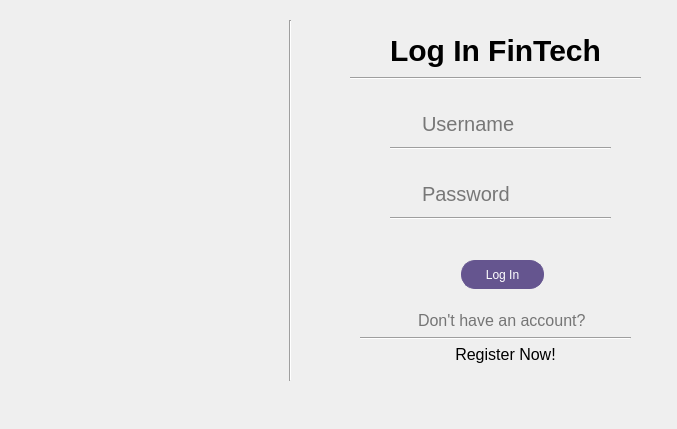
<?xml version="1.0" encoding="UTF-8"?>
<ui version="4.0">
 <class>MainWindow</class>
 <widget class="QMainWindow" name="MainWindow">
  <property name="enabled">
   <bool>true</bool>
  </property>
  <property name="geometry">
   <rect>
    <x>0</x>
    <y>0</y>
    <width>677</width>
    <height>429</height>
   </rect>
  </property>
  <property name="windowTitle">
   <string>MainWindow</string>
  </property>
  <widget class="QWidget" name="centralwidget">
   <widget class="QLabel" name="logInImage">
    <property name="geometry">
     <rect>
      <x>20</x>
      <y>70</y>
      <width>262</width>
      <height>262</height>
     </rect>
    </property>
    <property name="styleSheet">
     <string notr="true">bacground-image: url(&quot;assets/image 1.png&quot;)</string>
    </property>
    <property name="text">
     <string/>
    </property>
   </widget>
   <widget class="Line" name="line">
    <property name="geometry">
     <rect>
      <x>280</x>
      <y>20</y>
      <width>20</width>
      <height>361</height>
     </rect>
    </property>
    <property name="orientation">
     <enum>Qt::Orientation::Vertical</enum>
    </property>
   </widget>
   <widget class="Line" name="line_2">
    <property name="geometry">
     <rect>
      <x>390</x>
      <y>140</y>
      <width>221</width>
      <height>16</height>
     </rect>
    </property>
    <property name="orientation">
     <enum>Qt::Orientation::Horizontal</enum>
    </property>
   </widget>
   <widget class="QLabel" name="iconImage">
    <property name="geometry">
     <rect>
      <x>390</x>
      <y>115</y>
      <width>27</width>
      <height>27</height>
     </rect>
    </property>
    <property name="styleSheet">
     <string notr="true">bacground-image: url(&quot;assets/image 1.png&quot;)</string>
    </property>
    <property name="text">
     <string/>
    </property>
   </widget>
   <widget class="Line" name="line_3">
    <property name="geometry">
     <rect>
      <x>390</x>
      <y>210</y>
      <width>221</width>
      <height>16</height>
     </rect>
    </property>
    <property name="orientation">
     <enum>Qt::Orientation::Horizontal</enum>
    </property>
   </widget>
   <widget class="QLabel" name="lockImage">
    <property name="geometry">
     <rect>
      <x>390</x>
      <y>184</y>
      <width>26</width>
      <height>26</height>
     </rect>
    </property>
    <property name="styleSheet">
     <string notr="true">bacground-image: url(&quot;assets/image 1.png&quot;)</string>
    </property>
    <property name="text">
     <string/>
    </property>
   </widget>
   <widget class="QLabel" name="label">
    <property name="geometry">
     <rect>
      <x>390</x>
      <y>30</y>
      <width>211</width>
      <height>41</height>
     </rect>
    </property>
    <property name="font">
     <font>
      <pointsize>-1</pointsize>
      <bold>true</bold>
     </font>
    </property>
    <property name="styleSheet">
     <string notr="true">font-size: 30px;
color: black;</string>
    </property>
    <property name="text">
     <string>Log In FinTech!</string>
    </property>
   </widget>
   <widget class="QPushButton" name="pushButton">
    <property name="geometry">
     <rect>
      <x>461</x>
      <y>260</y>
      <width>83</width>
      <height>29</height>
     </rect>
    </property>
    <property name="cursor">
     <cursorShape>PointingHandCursor</cursorShape>
    </property>
    <property name="styleSheet">
     <string notr="true">QPushButton {
    border-radius: 14px;              
    border: 1px solid #65558F;         
    background-color: #65558F;   
    color: white;                     
}

QPushButton:checked {
    background-color: #504272;       
    border: 1px solid #504272;         
    color: white;                     
}

QPushButton:hover {
    background-color: #7B6CA5;       
}

QPushButton:checked:hover {
    background-color: #403358;
}
</string>
    </property>
    <property name="text">
     <string>Log In</string>
    </property>
    <property name="checkable">
     <bool>true</bool>
    </property>
    <property name="checked">
     <bool>false</bool>
    </property>
    <property name="autoRepeat">
     <bool>true</bool>
    </property>
    <property name="autoExclusive">
     <bool>true</bool>
    </property>
   </widget>
   <widget class="QLabel" name="label_2">
    <property name="geometry">
     <rect>
      <x>418</x>
      <y>310</y>
      <width>171</width>
      <height>21</height>
     </rect>
    </property>
    <property name="font">
     <font>
      <pointsize>12</pointsize>
     </font>
    </property>
    <property name="styleSheet">
     <string notr="true">color:#757575;</string>
    </property>
    <property name="text">
     <string>Don't have an account?</string>
    </property>
   </widget>
   <widget class="Line" name="line_4">
    <property name="geometry">
     <rect>
      <x>360</x>
      <y>330</y>
      <width>271</width>
      <height>16</height>
     </rect>
    </property>
    <property name="orientation">
     <enum>Qt::Orientation::Horizontal</enum>
    </property>
   </widget>
   <widget class="QLineEdit" name="txt_username">
    <property name="geometry">
     <rect>
      <x>420</x>
      <y>110</y>
      <width>113</width>
      <height>28</height>
     </rect>
    </property>
    <property name="styleSheet">
     <string notr="true">background: transparent;
border: none;
font-size: 20px;</string>
    </property>
    <property name="placeholderText">
     <string>Username</string>
    </property>
   </widget>
   <widget class="QLineEdit" name="txt_password">
    <property name="geometry">
     <rect>
      <x>420</x>
      <y>180</y>
      <width>113</width>
      <height>28</height>
     </rect>
    </property>
    <property name="styleSheet">
     <string notr="true">background: transparent;
border: none;
font-size: 20px;
</string>
    </property>
    <property name="text">
     <string/>
    </property>
    <property name="placeholderText">
     <string>Password</string>
    </property>
   </widget>
   <widget class="QPushButton" name="registerButton">
    <property name="geometry">
     <rect>
      <x>440</x>
      <y>340</y>
      <width>131</width>
      <height>29</height>
     </rect>
    </property>
    <property name="font">
     <font>
      <pointsize>-1</pointsize>
     </font>
    </property>
    <property name="cursor">
     <cursorShape>PointingHandCursor</cursorShape>
    </property>
    <property name="styleSheet">
     <string notr="true">background: transparent;
border: none;
font-size: 16px;
color: black;
</string>
    </property>
    <property name="text">
     <string>Register Now!</string>
    </property>
   </widget>
   <widget class="Line" name="line_5">
    <property name="geometry">
     <rect>
      <x>350</x>
      <y>70</y>
      <width>291</width>
      <height>16</height>
     </rect>
    </property>
    <property name="orientation">
     <enum>Qt::Orientation::Horizontal</enum>
    </property>
   </widget>
  </widget>
 </widget>
 <resources/>
 <connections/>
</ui>
